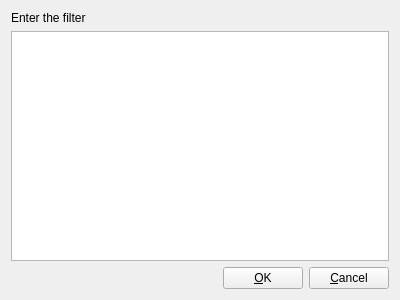
<ui version="4.0" >
 <class>FilterDialogClass</class>
 <widget class="QWidget" name="FilterDialogClass" >
  <property name="geometry" >
   <rect>
    <x>0</x>
    <y>0</y>
    <width>400</width>
    <height>300</height>
   </rect>
  </property>
  <property name="windowTitle" >
   <string>Filter</string>
  </property>
  <layout class="QGridLayout" name="gridLayout" >
   <item row="0" column="0" >
    <widget class="QLabel" name="label" >
     <property name="text" >
      <string>Enter the filter</string>
     </property>
    </widget>
   </item>
   <item row="1" column="0" >
    <widget class="QTextEdit" name="filterEdit" />
   </item>
   <item row="2" column="0" >
    <layout class="QHBoxLayout" name="horizontalLayout" >
     <item>
      <spacer name="horizontalSpacer" >
       <property name="orientation" >
        <enum>Qt::Horizontal</enum>
       </property>
       <property name="sizeHint" stdset="0" >
        <size>
         <width>40</width>
         <height>20</height>
        </size>
       </property>
      </spacer>
     </item>
     <item>
      <widget class="QPushButton" name="okBtn" >
       <property name="text" >
        <string>&amp;OK</string>
       </property>
      </widget>
     </item>
     <item>
      <widget class="QPushButton" name="cancelBtn" >
       <property name="text" >
        <string>&amp;Cancel</string>
       </property>
      </widget>
     </item>
    </layout>
   </item>
  </layout>
 </widget>
 <layoutdefault spacing="6" margin="11" />
 <resources/>
 <connections/>
</ui>
